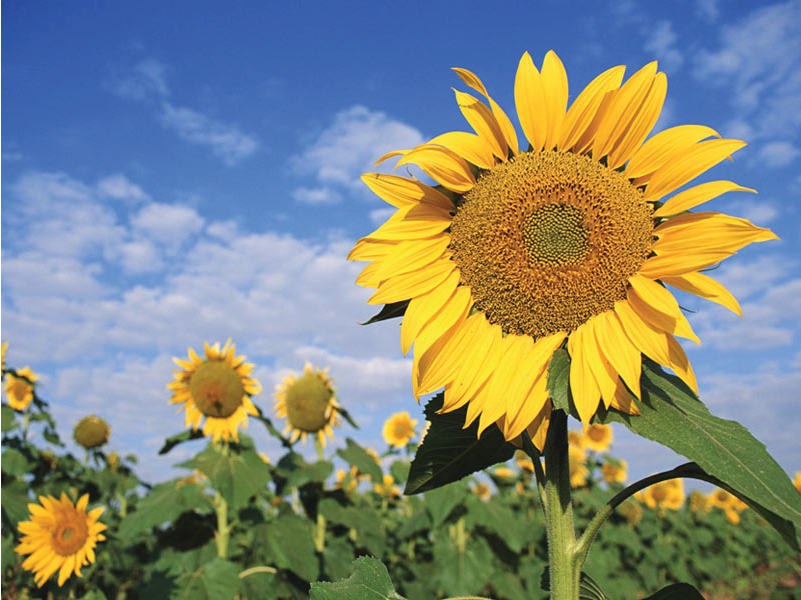
#> input picture media/sunflower.png, 801 x 600 px
$ python project_notebook.py
#> lines starting #> are read from the running program, lines starting #| are printed output that depends on the picture
import cv2 as cv
import numpy as np
import sys
import timeit
import math
# from pynq import allocate

# saturates/clamps value to 0 - 255
# [51 lines left out: functions saturate, in_bounds, apply_kernel_to_pixel, apply_kernel_to_img, not called in this run]

# Our convolution implementation
def run_naive_blur(img):
    kernel = np.ones((3,3),np.uint8)
    return apply_kernel_to_img(kernel, img, 9)

# Open CV's convolution implementation - many times faster!
def run_opencv_blur(img):
    kernel = np.ones((3,3),np.float32)/9
    return cv.filter2D(img,-1,kernel)

# segments an image or a channel of an image into 100 pixel
# wide chunks
def segment_image(img):
    rows = len(img)               # image length
    cols = len(img[0])            # image width

    num_chunks = math.ceil(cols/100)

    # split array into sub-arrays
    split_indices =[]
    for i in range(1, num_chunks):
        split_indices.append(100 * i)
    print("split indices: ", split_indices)
    chunks = np.split(img, split_indices, 1)
    print("Chunk shape: ", chunks[0].shape)

    return chunks

# TODO: Assemble channel/img from chunks
# TODO: Assemble image from channels

# [14 lines left out: function software_conv, not called in this run]

def main():

    image_filename = "media/sunflower.png"
    image = cv.imread(image_filename)
#> image is the input picture: shape (600, 801, 3); mean B, G, R 123, 136.2, 130.4
    print(image.shape)
#| (600, 801, 3)
    print("Total bytes of img: ",sys.getsizeof(image))
#| Total bytes of img:  1441944
    print("Image width: ", len(image[0]))
#| Image width:  801
    print("Image length: ", len(image))
#| Image length:  600

    # get channels of image
    b = image[:,:,0]
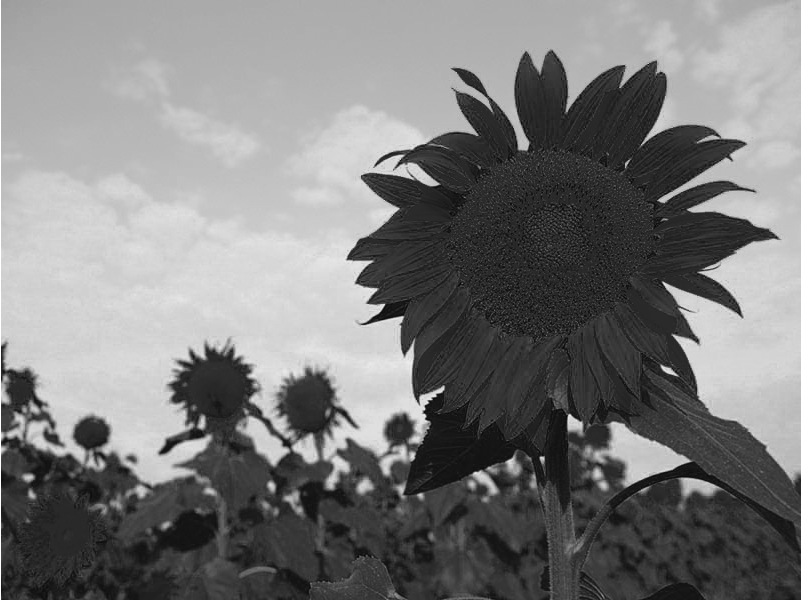
#> b: shape (600, 801); min 7, max 255, mean 123
    g = image[:,:,1]
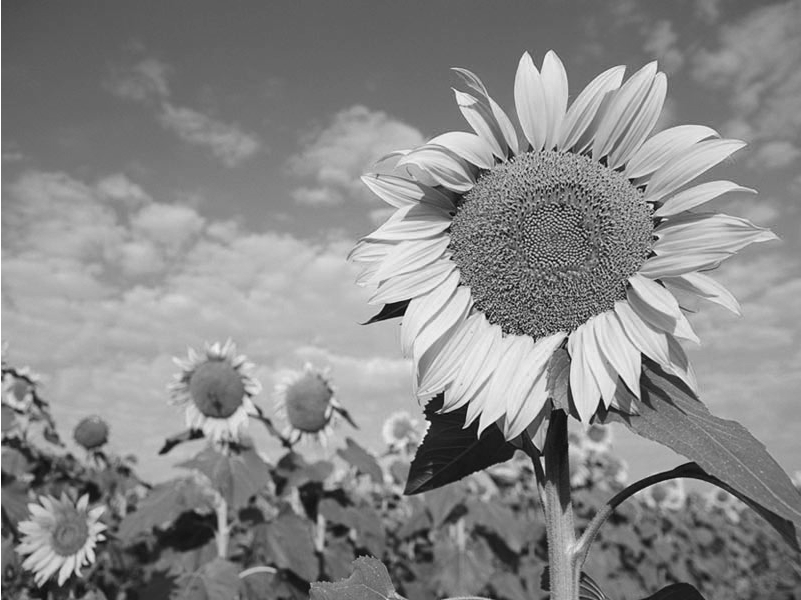
#> g: shape (600, 801); min 7, max 255, mean 136.2
    r = image[:,:,2]
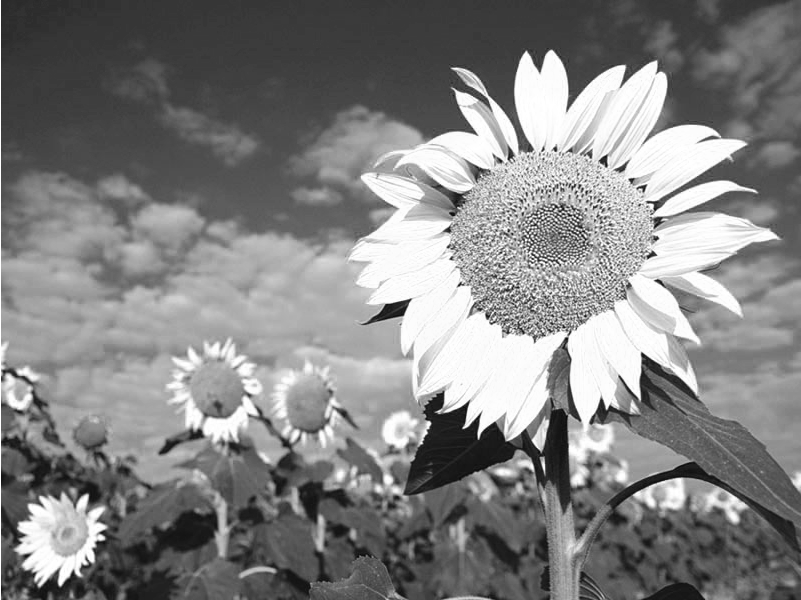
#> r: shape (600, 801); min 5, max 255, mean 130.4

    blue_chunks = segment_image(b)
#> in segment_image, `rows = len(img)`: rows = 600
#> in segment_image, `cols = len(img[0])`: cols = 801
#> in segment_image, `num_chunks = math.ceil(cols/100)`: num_chunks = 9
#| split indices:  [100, 200, 300, 400, 500, 600, 700, 800]
#> in segment_image, `chunks = np.split(img, split_indices, 1)`: chunks = 9 items
#| Chunk shape:  (600, 100)
#> blue_chunks = 9 items
    for chunk in blue_chunks:
        print("chunk shape: ", chunk.shape)
#> this loop made 9 passes
#| chunk shape:  (600, 100)
#| chunk shape:  (600, 100)
#| chunk shape:  (600, 100)
#| chunk shape:  (600, 100)
#| chunk shape:  (600, 100)
#| chunk shape:  (600, 100)
#| chunk shape:  (600, 100)
#| chunk shape:  (600, 100)
#> (further printed lines are left out)

if __name__ == "__main__":
    main()

$ run again, with media/food.png copied over media/sunflower.png
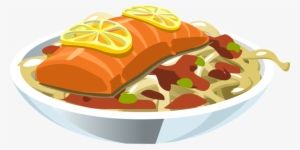
#> input picture media/food.png, 300 x 150 px
#> in main, image is the input picture: shape (150, 300, 3); mean B, G, R 167.5, 198.5, 222.6
#| (150, 300, 3)
#| Total bytes of img:  135144
#| Image width:  300
#| Image length:  150
#> in main, `b = image[:,:,0]`:
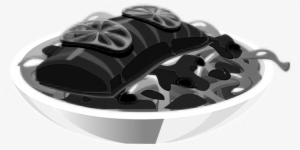
#> b: shape (150, 300); min 0, max 255, mean 167.5
#> in main, `r = image[:,:,2]`:
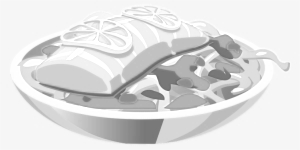
#> r: shape (150, 300); min 105, max 255, mean 222.6
#> rows = 150
#> cols = 300
#> num_chunks = 3
#| split indices:  [100, 200]
#> chunks = 3 items
#| Chunk shape:  (150, 100)
#> the loop in main, `for chunk in blue_chunks:` made 3 passes
#| chunk shape:  (150, 100)
#| chunk shape:  (150, 100)
#| chunk shape:  (150, 100)
